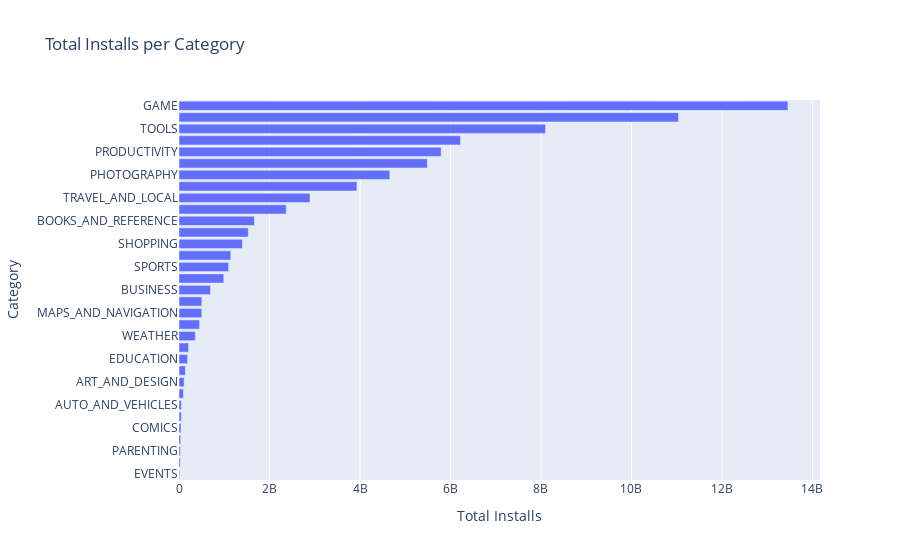

The cell this chart's notebook holds for it:
### Code cell
h_bar = px.bar(x = category_installs.Installs,
               y = category_installs.index,
               orientation='h',
               title='Total Installs per Category',
               labels={'x':'Total Installs', 'y':'Category'})
 
h_bar.show()

### Figure 1 — Plotly figure (JSON) as saved in the notebook; plotly's stock layout.template omitted (floating-point values rounded to 4 significant figures)
{"data": [{"hovertemplate": "Total Installs=%{x}<br>Category=%{y}<extra></extra>", "legendgroup": "", "marker": {"color": "#636efa", "pattern": {"shape": ""}}, "name": "", "orientation": "h", "showlegend": false, "textposition": "auto", "type": "bar", "x": [15949410, 26916200, 31116110, 38252676, 44931100, 52083000, 53129800, 97072000, 113233100, 140912410, 189852000, 211677750, 361096500, 455249400, 503267560, 503611120, 697018120, 989660000, 1096431465, 1144006220, 1400331540, 1532352930, 1665791655, 2369110650, 2894859300, 3931797200, 4658143130, 5487841475, 5793070180, 6220954490, 8100724500, 11038241530, 13457762717], "xaxis": "x", "y": ["EVENTS", "BEAUTY", "PARENTING", "MEDICAL", "COMICS", "LIBRARIES_AND_DEMO", "AUTO_AND_VEHICLES", "HOUSE_AND_HOME", "ART_AND_DESIGN", "DATING", "EDUCATION", "FOOD_AND_DRINK", "WEATHER", "FINANCE", "MAPS_AND_NAVIGATION", "LIFESTYLE", "BUSINESS", "ENTERTAINMENT", "SPORTS", "HEALTH_AND_FITNESS", "SHOPPING", "PERSONALIZATION", "BOOKS_AND_REFERENCE", "NEWS_AND_MAGAZINES", "TRAVEL_AND_LOCAL", "VIDEO_PLAYERS", "PHOTOGRAPHY", "SOCIAL", "PRODUCTIVITY", "FAMILY", "TOOLS", "COMMUNICATION", "GAME"], "yaxis": "y"}], "layout": {"barmode": "relative", "legend": {"tracegroupgap": 0}, "title": {"text": "Total Installs per Category"}, "xaxis": {"anchor": "y", "domain": [0, 1], "title": {"text": "Total Installs"}}, "yaxis": {"anchor": "x", "domain": [0, 1], "title": {"text": "Category"}}}}
